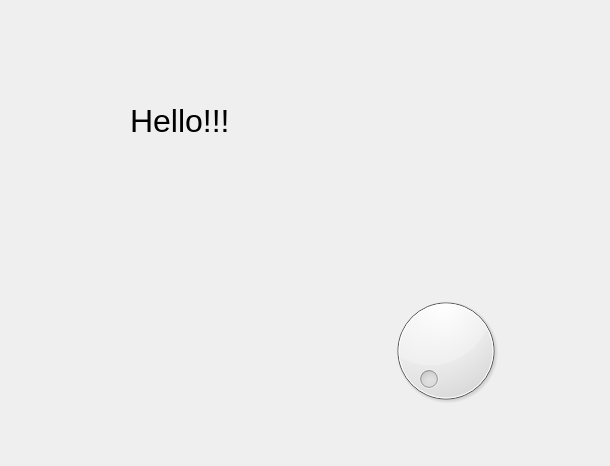
<?xml version="1.0" encoding="UTF-8"?>
<ui version="4.0">
 <class>Form</class>
 <widget class="QWidget" name="Form">
  <property name="geometry">
   <rect>
    <x>0</x>
    <y>0</y>
    <width>610</width>
    <height>466</height>
   </rect>
  </property>
  <property name="windowTitle">
   <string>Form</string>
  </property>
  <widget class="QLabel" name="label">
   <property name="geometry">
    <rect>
     <x>130</x>
     <y>70</y>
     <width>151</width>
     <height>101</height>
    </rect>
   </property>
   <property name="font">
    <font>
     <pointsize>24</pointsize>
    </font>
   </property>
   <property name="text">
    <string>Hello!!!</string>
   </property>
  </widget>
  <widget class="QDial" name="dial">
   <property name="geometry">
    <rect>
     <x>380</x>
     <y>290</y>
     <width>131</width>
     <height>121</height>
    </rect>
   </property>
  </widget>
 </widget>
 <resources/>
 <connections/>
</ui>
